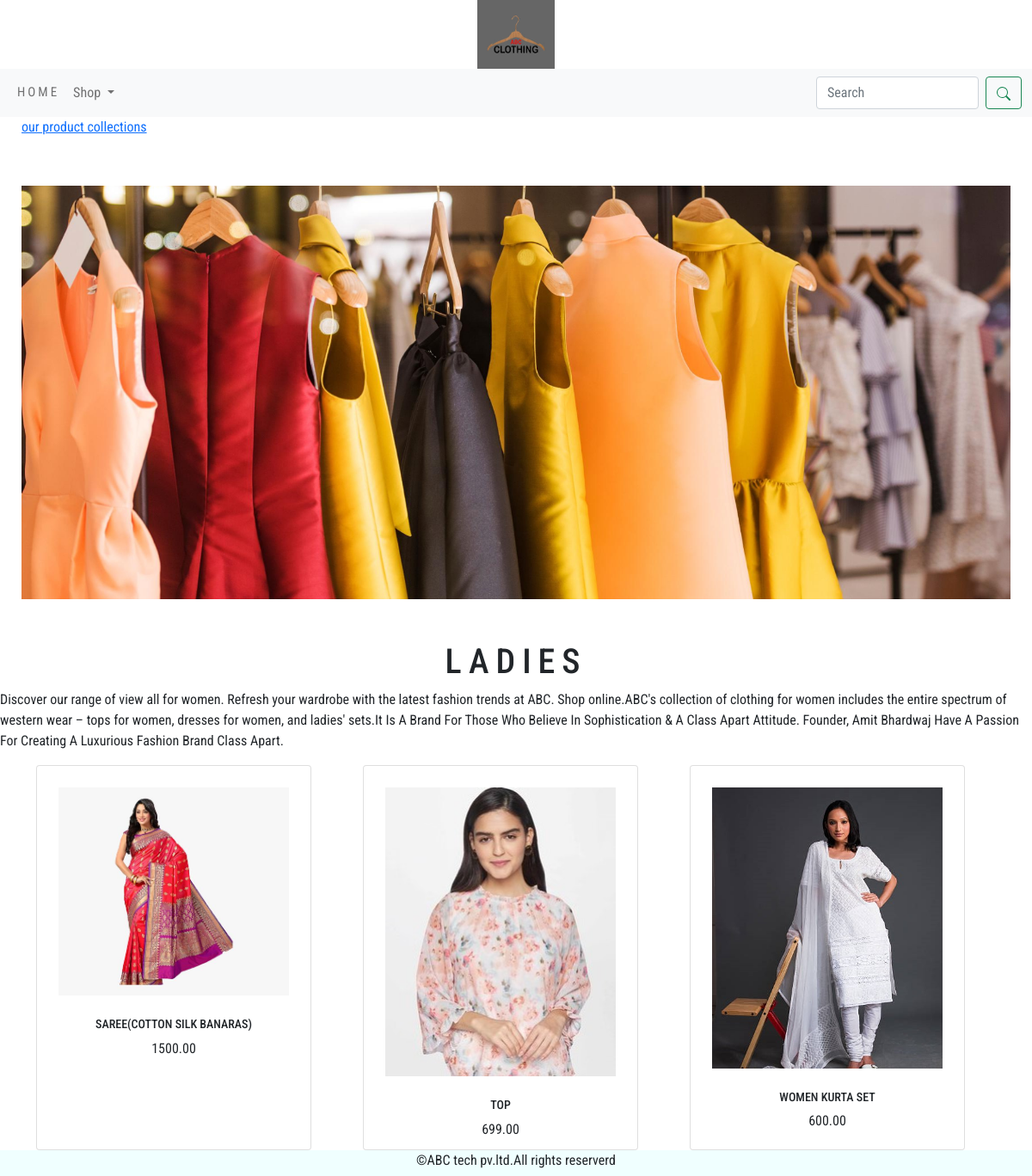
/shop/ladies/, run on the app's committed database.
### shop/models.py (models this page shows, shortened)
class category(models.Model):
    name=models.CharField(max_length=250,unique=True)
    slug=models.SlugField(max_length=250,unique=True)
    description=models.TextField(blank=True)
    img=models.ImageField(upload_to='category',blank=True)
    class Meta:
        ordering=('name',)
        verbose_name='category'
        verbose_name_plural='categories'
    def get_url(self):
        return reverse('shop:product_by_category',args=[self.slug])

class product(models.Model):
    name=models.CharField(max_length=250,unique=True)
    slug=models.SlugField(max_length=250,unique=True)
    description=models.TextField(blank=True)
    price=models.DecimalField(max_digits=10,decimal_places=2)
    category=models.ForeignKey(category,on_delete=models.CASCADE)
    image=models.ImageField(upload_to='product')
    stock=models.IntegerField()
    available=models.BooleanField(default=True)
    created=models.DateTimeField(auto_now_add=True)
    updated=models.DateTimeField(auto_now=True)
    def get_url(self):
        return reverse ('shop:prodcatdetail', args=[self.category.slug,self.slug])
    class Meta:
        ordering=('name',)
        verbose_name='product'
        verbose_name_plural='products'

### shop/views.py (the view)
# urls.py: path('',views.all_procat,name='all_prodcat'),
def all_procat(request,c_slug=None):
    c_page=None
    products_list=None
    if c_slug != None:
        c_page=get_object_or_404(category,slug=c_slug)
        products_list=product.objects.all().filter(category=c_page,available=True)
    else:
        products_list=product.objects.all().filter(available=True)
    paginator=Paginator(products_list,6)
    try:
        page=int(request.GET.get('page','1'))
    except:
        page=1
    try:
        products=paginator.page(page)
    except (EmptyPage,InvalidPage):
        products=paginator.page(paginator.num_pages)
    return render(request,'category.html',{'category':c_page,'products':products})

### cart/context_processors.py (called while the page is built)
def counter(request):
    item_count=0
    if 'admin' in request.path:
        return {}
    else:
        try:
            cart=Cart.objects.filter(cart_id=_cart_id(request))
            cart_items=CartItem.objects.all().filter(cart=cart[:1])
            for cart_item in cart_items:
                item_count += cart_item.quantity
        except Cart.DoesNotExist:
            item_count=0
    return dict(item_count=item_count)

### cart/views.py (called while the page is built)
def _cart_id(request):
    cart=request.session.session_key
    if not cart :
        cart=request.session.create()
    return cart

### shop/context_processors.py (called while the page is built)
def menu_links(request):
    links=category.objects.all()
    return dict(links=links)

### templates/category.html (shortened to what this page needs)
{% extends 'base.html' %}
{% load static %}
{% block content %}
{% if category %}
 <div>
    <div class="row my_row_class">
        <div class="mx-auto">
         <p class="my_text"><a href="{% url 'shop:all_prodcat' %}">our product collections</a></p>
    </div>
         </div>
 </div>
{% endif %}
<div class="mx-auto">
     {% if category %}
         <img class="my_image" src="{{category.img.url}}" alt="{{category.name}}">
</div>
     <br>
<div>
    <h1 class="text-center my_title">{{category.name}}</h1>
    <p class="text-justify">{{category.description}}</p>
</div>
    {% endif %}
<div class="container">
    <div class="row mx_auto">
        {% for product in products.object_list %}
        <div class="my_bottom_margin col-9 col-sm-12 col-md-4   xol-mg-4">
            <div class="card text-center" style="width: 20rem;height: 28rem;">
                <a href="{{product.get_url}}"><img  class="card-img-top my_image"  src="{{product.image.url}}" alt="{{product.name}}"></a>
                <div class="card_body">
                    <h4>{{product.name}}</h4>
                    <p>{{product.price}}</p>
                </div>
            </div>
        </div>
        {% endfor %}
    </div>
</div>
{% endblock %}

### static/css/custom.css (style rules this page uses)
body { font-family: 'Roboto Condensed', sans-serif; }
.my_row_class { padding-top: 15 px; }
.my_row_class .mx-auto { color: black; font-size: 14 px; }
.my_image { width: 100%; height: auto; padding: 25px; }
.my_title { font-size: 20 px; text-transform: uppercase; letter-spacing: 0.2em; }
.my_bottom_margin { margin-bottom: 10 px; }
.card_body h4 { font-size: 14px; letter-spacing: 2 em; text-transform: uppercase; }
.my_text { font-size: 15 px; padding-left: 25px; padding-right:25 px; padding-top: 15 px; padding-bottom: 15px; }

### data on the page
category: img (picture), name "LADIES", description "Discover our range of view all for women. Refresh your wardrobe with the latest fashion trends at ABC. Shop online.ABC's collection of clothing for women includes the entire spectrum of western wear – tops for women, dresses for women, and ladies' sets.It Is A Brand For Those Who Believe In Sophistication & A Class Apart Attitude. Founder, Amit Bhardwaj Have A Passion For Creating A Luxurious Fashion Brand Class Apart."
product: image (picture), name "SAREE(COTTON SILK BANARAS)", price "1500.00"
product: image (picture), name "TOP", price "699.00"
product: image (picture), name "WOMEN KURTA SET", price "600.00"
